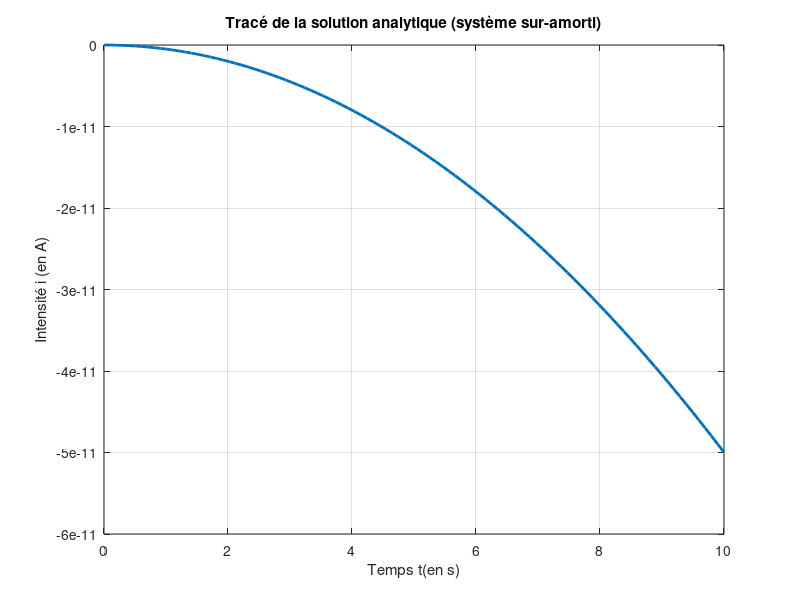

The MATLAB source for this figure:
% Paramètres du circuit  
L = 3; % Inductance en Henry  
C = 10*10^-1; % Capacité en Farads  
R = 10*10^3;   % Résistance en Ohms  
E = 1;    % Amplitude de la tension d'entrée (V)
% Tension délivrée : e = Ecos(wt)
w = 0.0001;
%
wd = sqrt(((4*L)/C)-(R^2/(2*L)));
B = (R*E*C^2*w^2*(1-L*C*w^2))/((1-L*C*w^2)*((-L*w^2+L^2*C*w^4+R^2*w^2*C)*C+1-L*C*w^2));
A = ((-E*w+R*B*w)*C)/(1-L*C*w^2);
r1=(-R+sqrt(R^2-4*L/C))/(2*L);
r2=(-R-sqrt(R^2-4*L/C))/(2*L);
A1 = (r2*B-A*w)/(r1-r2);
B1 = (r1*B-A*w)/(r2-r1);
t=linspace(0,10,100);
% Solution particulière :
ip = A*sin(w*t) + B*cos(w*t);
% Solution homogène :
ih = A1*exp(r1*t)+B1*exp(r2*t);
% Solution gnérale : 
i = ip + ih;
% Tracé de la solution :
figure(1);
plot(t,i,'linewidth',2);
xlabel('Temps t(en s)');
ylabel('Intensité i (en A)');
title('Tracé de la solution analytique (système sur-amorti)');
grid on;
